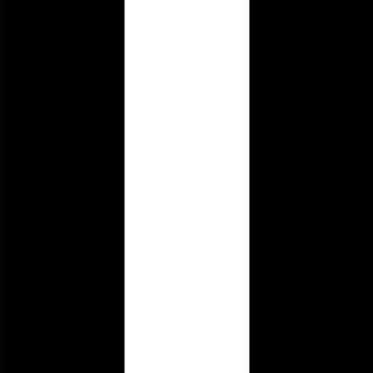
#> input picture Task#3/Task3.jpg, 373 x 373 px
$ jupyter execute Task3.ipynb   (older library calls are emulated)
#> lines starting #> are read from the running program, lines starting #| are printed output that depends on the picture
[cell 1]
import numpy as np
import cv2
from skimage.measure import compare_ssim as ssim
from matplotlib import pyplot as plt
import pywt
import os
import sys
import scipy

So filter one and filter 2 are kernels using which we extract the edge feature of the image
Here filter1 and 2 are sobel operator edge detector matrices.

[cell 2]
filter1 = np.array([[1,0,-1],[2,0,-2],[1,0,-1]])

[cell 3]
img = cv2.imread('Task3.jpg',0)
#> img is the input picture: shape (373, 373); min 0, max 255, mean 85.4

[cell 4]
filter2=np.array([[1,2,1],[0,0,0],[-1,-2,-1]])

So we convolve the images with the filter in the below code
Here we have just taken the 9 pixels of the image which are interated through all pixels using for loops and these are element wise multiplied by the filters
Hence giving us the edge information.

[cell 5]
def convo(img,filter1):
    s=np.zeros(373*373)
    l=0
    r=np.zeros((3,3))
    for i in range(0,371):
        for j in range(0,371):
            a1 =img[i,j]
            a2 =img[i,j+1]
            a3 =img[i,j+2]
            a4 =img[i+1,j]
            a5 =img[i+1,j+1]
            a6 =img[i+1,j+2]
            a7 =img[i+2,j]
            a8 =img[i+2,j+1]
            a9 =img[i+2,j+2]
            k=np.array([[a1,a2,a3],[a4,a5,a6],[a7,a8,a9]])

            r=np.multiply(k,filter1)
            s[l]=np.sum(r)
            l=l+1
#> after the loop, l = 137641
    z=np.reshape(s,(373,373))
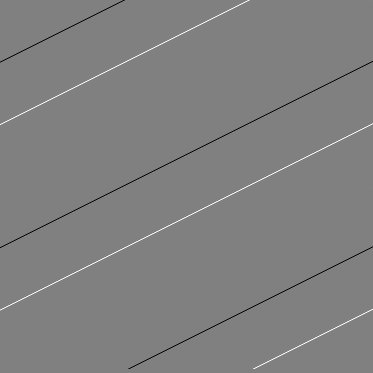
#> z: shape (373, 373) float64; min -1008, max 992, mean 0; drawn with min black and max white
    return z

[cell 6]
horizontal1=convo(img,filter1)

Filter one is verticle sobel operator hence giving us horizontal edge info

[cell 7]
img.shape
#> Out = (373, 373)

[cell 8]
vertical1=convo(img,filter2)
#> in convo (call 2), `z=np.reshape(s,(373,373))`: z: shape (373, 373) float64; every value is 0

Filter2 is a horizontal sobel operator hence giving us verticle edge info

[cell 9]
plt.imshow(horizontal1,'gray')

[cell 10]
plt.imshow(vertical1,'gray')

[cell 11]
horizontal2=convo(horizontal1,filter1)
#> after the loop in convo (call 3), `for i in range(0,371):`: l = 137641
#> in convo (call 3), `z=np.reshape(s,(373,373))`:
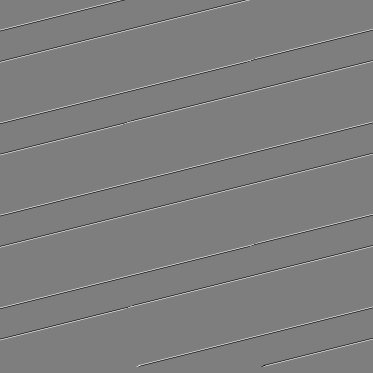
#> z: shape (373, 373) float64; min -1980, max 2012, mean 0; drawn with min black and max white

The operator is like a derivation of the pixel values, hence convolving once gave us the first order edge features
Hence now we find the second order features by convolving with the sobel operator multiple times

[cell 12]
vertical2=convo(vertical1,filter2)

vertical kernal

[cell 13]
x=range(0,373)

[cell 14]
plt.plot(x,vertical1[100,:])
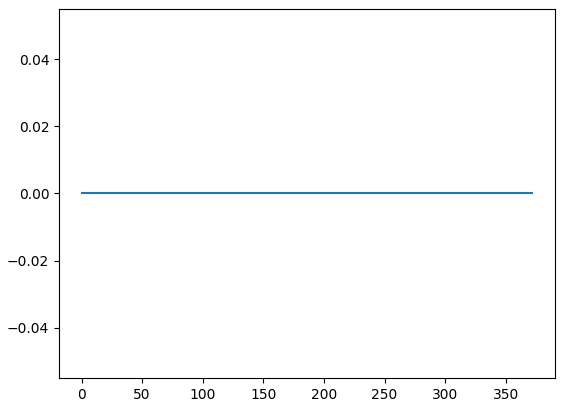
#> figure drawn by matplotlib, 1 panel

Verticle First order

[cell 15]
plt.plot(x,horizontal1[100,:])
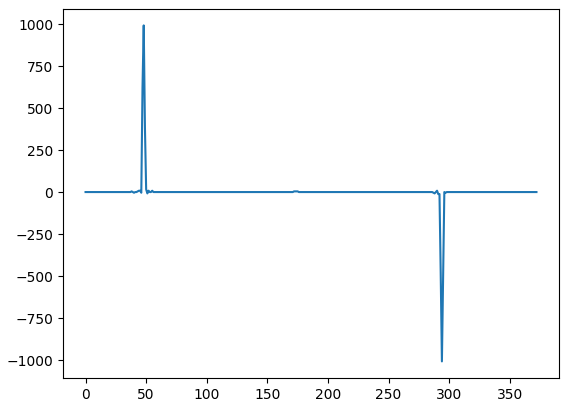
#> figure drawn by matplotlib, 1 panel; curve peaks at x = 48, y = 992

Horizontal first order

[cell 16]
plt.plot(x,horizontal2[100,:])
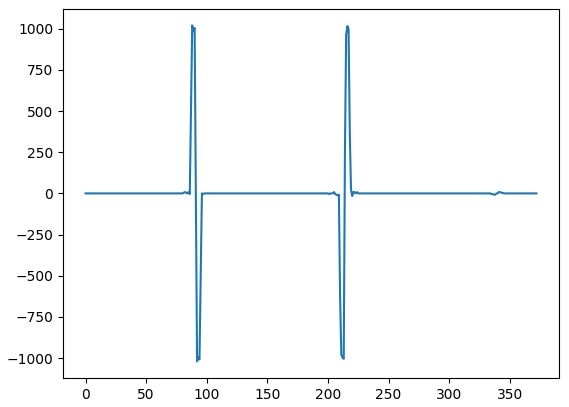
#> figure drawn by matplotlib, 1 panel; curve peaks at x = 88, y = 1020
